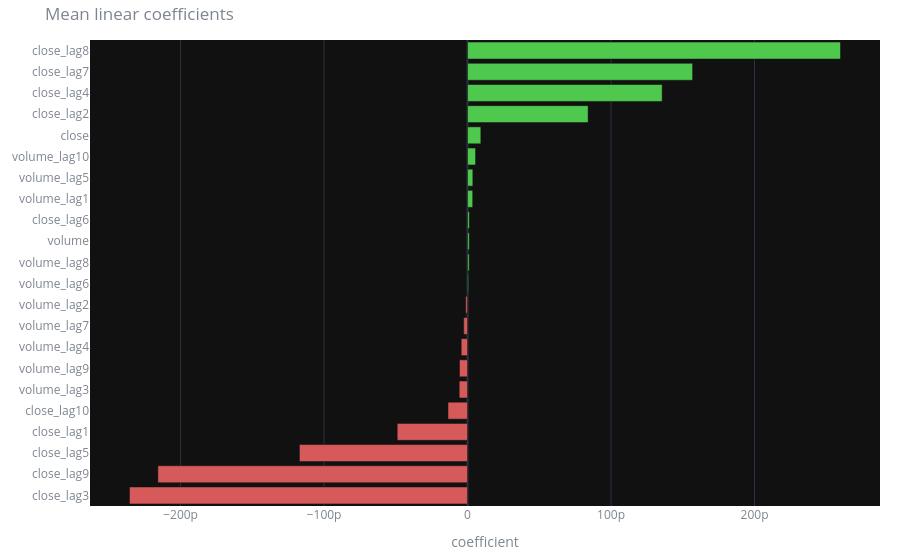

The code cell stored with this chart in its notebook:
### Code cell
bl.plot_coefs(res, TPL)

### Figure 1 — Plotly figure (JSON) as saved in the notebook; plotly's stock layout.template omitted (floating-point values rounded to 4 significant figures)
{"data": [{"marker": {"color": ["#d65a5a", "#d65a5a", "#d65a5a", "#d65a5a", "#d65a5a", "#d65a5a", "#d65a5a", "#d65a5a", "#d65a5a", "#d65a5a", "#4ec94e", "#4ec94e", "#4ec94e", "#4ec94e", "#4ec94e", "#4ec94e", "#4ec94e", "#4ec94e", "#4ec94e", "#4ec94e", "#4ec94e", "#4ec94e"]}, "orientation": "h", "type": "bar", "x": [-2.356e-10, -2.158e-10, -1.172e-10, -4.902e-11, -1.362e-11, -5.806e-12, -5.625e-12, -4.412e-12, -2.668e-12, -1.258e-12, 6.887e-13, 1.134e-12, 1.204e-12, 1.238e-12, 3.603e-12, 3.69e-12, 5.594e-12, 9.26e-12, 8.403e-11, 1.356e-10, 1.569e-10, 2.599e-10], "y": ["close_lag3", "close_lag9", "close_lag5", "close_lag1", "close_lag10", "volume_lag3", "volume_lag9", "volume_lag4", "volume_lag7", "volume_lag2", "volume_lag6", "volume_lag8", "volume", "close_lag6", "volume_lag1", "volume_lag5", "volume_lag10", "close", "close_lag2", "close_lag4", "close_lag7", "close_lag8"]}], "layout": {"font": {"color": "#7d8590"}, "margin": {"b": 40, "l": 50, "r": 20, "t": 40}, "paper_bgcolor": "rgba(0,0,0,0)", "title": {"text": "Mean linear coefficients"}, "xaxis": {"title": {"text": "coefficient"}}}}
